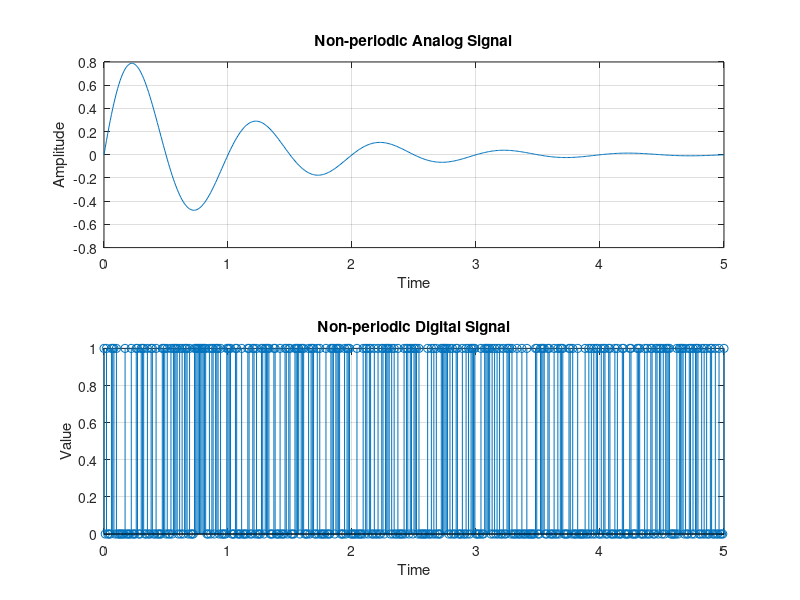

Reproduce this figure in MATLAB.
t = 0:0.01:5;

analog_signal = exp(-t) .* sin(2*pi*t); % Non-periodic analog signal
digital_signal = randi([0 1], size(t)); % Non-periodic digital signal

% Plotting part (b)
figure;

subplot(2,1,1);
plot(t, analog_signal);
title('Non-periodic Analog Signal');
xlabel('Time'); ylabel('Amplitude');
grid on;

subplot(2,1,2);
stem(t, digital_signal);
title('Non-periodic Digital Signal');
xlabel('Time'); ylabel('Value');
grid on;
